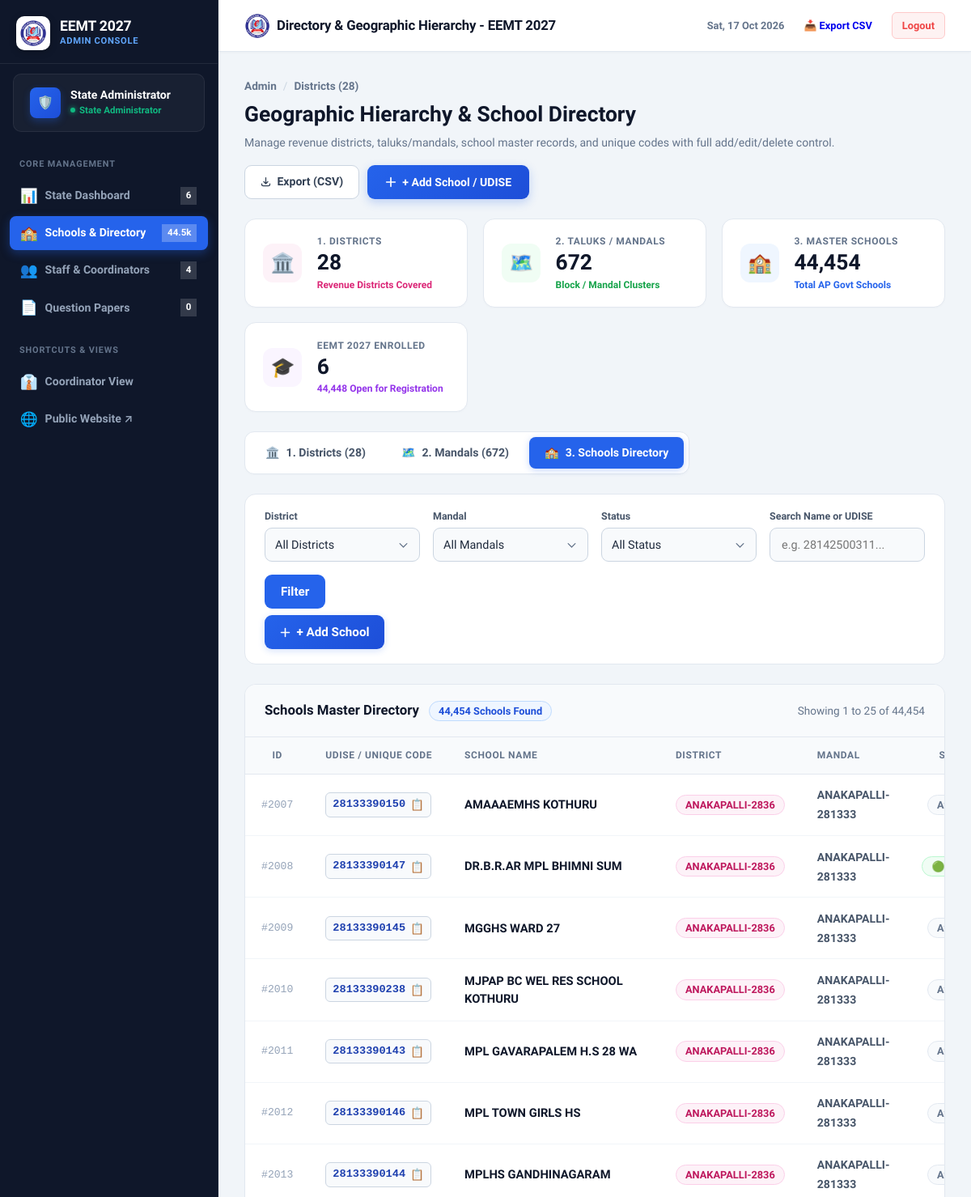
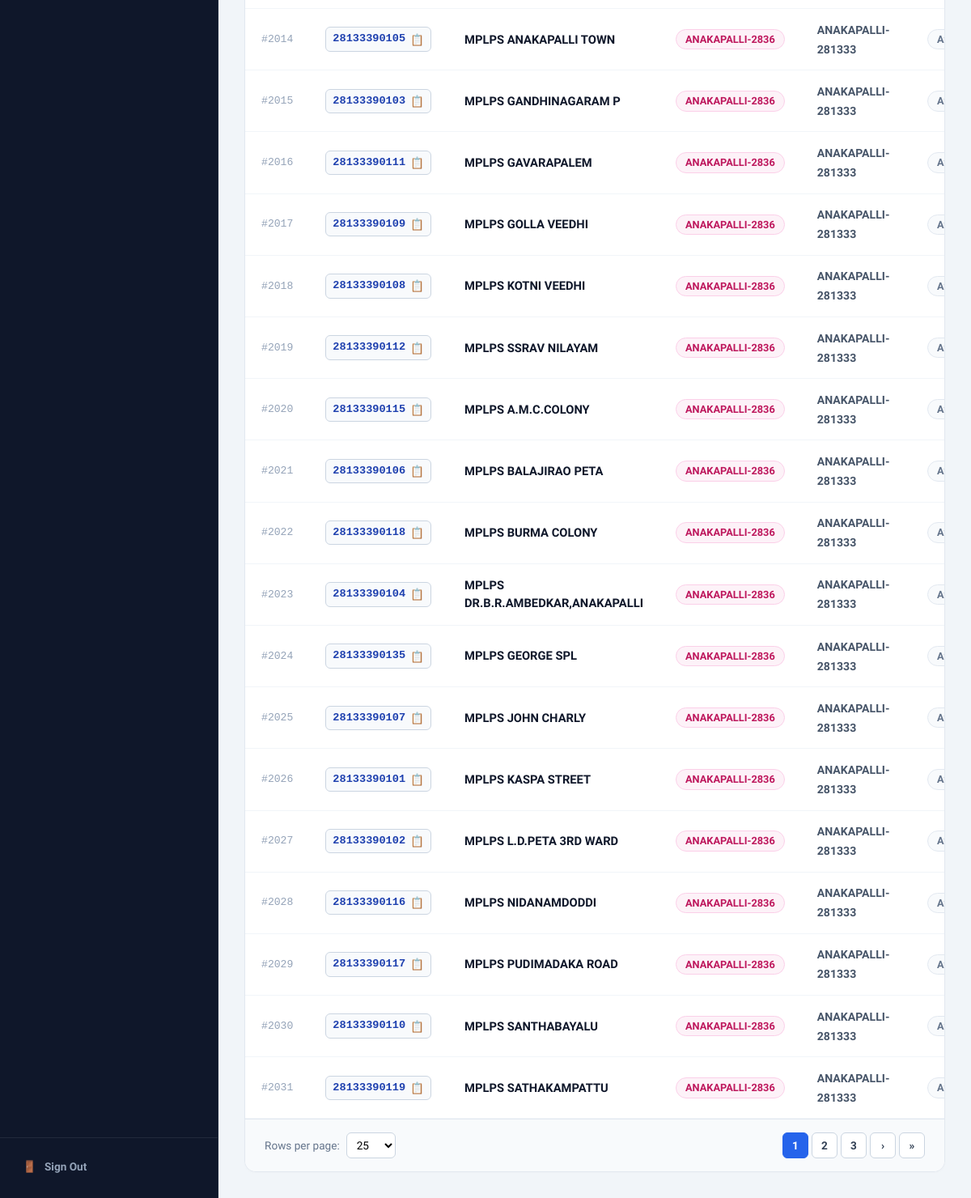
Page /admin/schools_master.php?view=schools (signed in) on the committed database (2 pictures, top to bottom).
### tables this page shows
CREATE TABLE schools_master (
    id INTEGER PRIMARY KEY AUTOINCREMENT,
    district TEXT NOT NULL,
    mandal TEXT NOT NULL,
    school_name TEXT NOT NULL,
    unique_code TEXT NOT NULL,
    is_registered INTEGER DEFAULT 0,
    created_at TEXT DEFAULT CURRENT_TIMESTAMP
);

### admin/schools_master.php (the view, shortened to what the rows shown need)
<?php
$pdo = getDB();
$view = $_GET['view'] ?? 'districts';
$reqPerPage = isset($_GET['per_page']) ? (int)$_GET['per_page'] : 25;
$perPage = in_array($reqPerPage, [15, 25, 50, 100, 250], true) ? $reqPerPage : 25;
require_once __DIR__ . '/includes/admin_header.php';
?>
<div style="display: flex; justify-content: space-between; align-items: flex-start; flex-wrap: wrap; gap: 1rem; margin-bottom: 1.5rem;">
    <div>
        <h1 style="font-size: 1.65rem; font-weight: 800; color: #0f172a; margin: 0 0 0.3rem 0;">
            Geographic Hierarchy &amp; School Directory
        </h1>
    </div>
</div>
<?php if ($view === 'districts'): ?>
    <?php
    $districtSearch = trim($_GET['search'] ?? '');
    $whereD = $districtSearch ? "WHERE district LIKE " . $pdo->quote("%$districtSearch%") : "WHERE district != ''";
    $dSql = "
        SELECT
            district,
            COUNT(DISTINCT mandal) AS total_mandals,
            COUNT(*) AS total_schools,
            SUM(CASE WHEN is_registered = 1 THEN 1 ELSE 0 END) AS registered_schools
        FROM schools_master
        {$whereD}
        GROUP BY district
        ORDER BY district ASC
    ";
    $districtsData = $pdo->query($dSql)->fetchAll(PDO::FETCH_ASSOC);
    ?>
    <div style="background: #ffffff; border: 1px solid #e2e8f0; border-radius: 14px; padding: 1.15rem 1.5rem; margin-bottom: 1.5rem; display: flex; justify-content: space-between; align-items: center; gap: 1rem; flex-wrap: wrap;">
        <form method="GET" action="schools_master.php" style="display: flex; gap: 10px; align-items: center; flex: 1; max-width: 500px;">
            <input type="hidden" name="view" value="districts">
            <input type="text" name="search" class="sm-input" placeholder="Search District by name..." value="<?php echo htmlspecialchars($districtSearch); ?>">
            <button type="submit" class="btn" style="background: #2563eb; color: white; border: none; padding: 0 1.25rem; height: 42px; font-weight: 700; border-radius: 9px; cursor: pointer; white-space: nowrap;">
                Search
            </button>
            <?php if ($districtSearch): ?>
                <a href="schools_master.php?view=districts" class="btn" style="background: #f1f5f9; color: #475569; border: 1.5px solid #cbd5e1; padding: 0 1rem; height: 42px; font-weight: 700; border-radius: 9px; text-decoration: none; display: inline-flex; align-items: center;">Reset</a>
            <?php endif; ?>
        </form>
        <div style="display: flex; align-items: center; gap: 12px; margin-left: auto;">
            <div style="font-size: 0.88rem; color: #64748b; font-weight: 600;">
                Showing <strong><?php echo count($districtsData); ?></strong> Revenue Districts
            </div>
            <button type="button" onclick="openAddDistrictModal()"
                    class="btn" style="background: linear-gradient(135deg, #2563eb, #1d4ed8); color: white; border: none; padding: 0 1.15rem; height: 42px; font-size: 0.88rem; font-weight: 700; border-radius: 9px; cursor: pointer; display: inline-flex; align-items: center; gap: 6px; white-space: nowrap; box-shadow: 0 2px 8px rgba(37,99,235,0.2);">
                <svg width="15" height="15" fill="none" stroke="currentColor" stroke-width="2.5" viewBox="0 0 24 24"><path stroke-linecap="round" stroke-linejoin="round" d="M12 4v16m8-8H4"/></svg>
                + Add District
            </button>
        </div>
    </div>
    <div class="data-table-wrapper">
        <div style="padding: 1.15rem 1.5rem; border-bottom: 1px solid #e2e8f0; background: #f8fafc; display: flex; justify-content: space-between; align-items: center;">
            <span style="font-weight: 800; color: #0f172a; font-size: 1.05rem;">Andhra Pradesh Revenue Districts (28)</span>
            <span style="font-size: 0.82rem; color: #64748b;">Click <strong>"View Mandals"</strong> to drill down into sub-district blocks</span>
        </div>
        <div style="overflow-x: auto;">
            <table style="width: 100%; border-collapse: collapse; text-align: left; margin: 0;">
                <thead class="data-table-head">
                    <tr>
                        <th style="width: 50px; text-align: center;">#</th>
                        <th>District Name</th>
                        <th style="width: 150px; text-align: center;">Total Mandals</th>
                        <th style="width: 150px; text-align: center;">Total Schools</th>
                        <th style="width: 160px; text-align: center;">Enrolled in EEMT</th>
                        <th style="width: 250px; text-align: right;">Actions</th>
                    </tr>
                </thead>
                <tbody>
                    <?php if (empty($districtsData)): ?>
                        <tr>
                            <td colspan="6" style="padding: 3rem 1.5rem; text-align: center; color: #64748b;">
                                <div style="font-size: 2rem;">🔍</div>
                                <div style="font-weight: 700; color: #1e293b; margin-top: 4px;">No districts matching "<?php echo htmlspecialchars($districtSearch); ?>"</div>
                            </td>
                        </tr>
                    <?php else: ?>
                        <?php $idx = 1; foreach ($districtsData as $d): ?>
                            <tr class="data-table-row">
                                <td style="text-align: center; color: #94a3b8; font-family: monospace; font-size: 0.82rem;"><?php echo $idx++; ?></td>
                                <td>
                                    <div style="font-weight: 800; color: #0f172a; font-size: 0.95rem;">
                                        <?php echo htmlspecialchars($d['district']); ?>
                                    </div>
                                </td>
                                <td style="text-align: center;">
                                    <span class="sm-pill sm-pill-green">
                                        🗺️ <?php echo number_format($d['total_mandals']); ?> Mandals
                                    </span>
                                </td>
                                <td style="text-align: center;">
                                    <span class="sm-pill sm-pill-blue">
                                        🏫 <?php echo number_format($d['total_schools']); ?> Schools
                                    </span>
                                </td>
                                <td style="text-align: center;">
                                    <?php if ((int)$d['registered_schools'] > 0): ?>
                                        <span class="sm-pill sm-pill-purple">
                                            🎓 <?php echo $d['registered_schools']; ?> Enrolled
                                        </span>
                                    <?php else: ?>
                                        <span class="sm-pill-gray">0</span>
                                    <?php endif; ?>
                                </td>
                                <td style="text-align: right;">
                                    <div class="sm-actions-flex">
                                        <a href="schools_master.php?view=mandals&district=<?php echo urlencode($d['district']); ?>" class="sm-btn-primary">
                                            🔍 View Mandals &rarr;
                                        </a>
                                        <button type="button" onclick="openEditDistrictModal('<?php echo htmlspecialchars(addslashes($d['district'])); ?>')" class="sm-btn-outline">
                                            ✏️ Rename
                                        </button>
                                        <form method="POST" action="schools_master.php" onsubmit="return confirm('WARNING: Are you sure you want to delete district <?php echo htmlspecialchars(addslashes($d['district'])); ?> and its schools?');">
                                            <input type="hidden" name="action" value="delete_district">
                                            <input type="hidden" name="district" value="<?php echo htmlspecialchars($d['district']); ?>">
                                            <button type="submit" class="sm-btn-danger" title="Delete District">
                                                🗑️
                                            </button>
                                        </form>
                                    </div>
                                </td>
                            </tr>
                        <?php endforeach; ?>
                    <?php endif; ?>
                </tbody>
            </table>
        </div>
    </div>
<?php else: ?>
    <?php
    $whereS = [];
    $paramsS = [];
    $whereSSql = !empty($whereS) ? "WHERE " . implode(' AND ', $whereS) : "";
    $countStmt = $pdo->prepare("SELECT COUNT(*) FROM schools_master {$whereSSql}");
    $countStmt->execute($paramsS);
    $totalFiltered = (int)$countStmt->fetchColumn();
    $totalPages = max(1, (int)ceil($totalFiltered / $perPage));
    $page = max(1, min($totalPages, (int)($_GET['page'] ?? 1)));
    $offset = ($page - 1) * $perPage;
    $q = "SELECT * FROM schools_master {$whereSSql} ORDER BY district ASC, mandal ASC, school_name ASC LIMIT :limit OFFSET :offset";
    $stmtS = $pdo->prepare($q);
    $stmtS->bindValue(':limit', $perPage, PDO::PARAM_INT);
    $stmtS->bindValue(':offset', $offset, PDO::PARAM_INT);
    $stmtS->execute();
    $schoolsData = $stmtS->fetchAll(PDO::FETCH_ASSOC);
    ?>
    <div class="data-table-wrapper">
        <div style="overflow-x: auto;">
            <table style="width: 100%; border-collapse: collapse; text-align: left; margin: 0;">
                <thead class="data-table-head">
                    <tr>
                        <th style="width: 50px; text-align: center;">ID</th>
                        <th style="width: 170px;">UDISE / Unique Code</th>
                        <th>School Name</th>
                        <th style="width: 170px;">District</th>
                        <th style="width: 170px;">Mandal</th>
                        <th style="width: 130px; text-align: center;">Status</th>
                    </tr>
                </thead>
                <tbody>
                    <?php if (empty($schoolsData)): ?>
                        <tr>
                            <td colspan="7" style="padding: 3rem 1.5rem; text-align: center; color: #64748b;">
                                <div style="font-size: 2rem;">🔍</div>
                                <div style="font-weight: 700; color: #1e293b; margin-top: 4px;">No schools found</div>
                            </td>
                        </tr>
                    <?php else: ?>
                        <?php foreach ($schoolsData as $s): ?>
                            <tr class="data-table-row">
                                <td style="text-align: center; color: #94a3b8; font-family: monospace; font-size: 0.82rem;">#<?php echo $s['id']; ?></td>
                                <td>
                                    <div style="display: inline-flex; align-items: center; gap: 6px; background: #f8fafc; border: 1px solid #cbd5e1; border-radius: 6px; padding: 4px 8px; white-space: nowrap;">
                                        <code style="font-family: ui-monospace, SFMono-Regular, monospace; font-size: 0.85rem; font-weight: 700; color: #1e40af;">
                                            <?php echo htmlspecialchars($s['unique_code']); ?>
                                        </code>
                                        <button type="button" onclick="navigator.clipboard.writeText('<?php echo htmlspecialchars($s['unique_code']); ?>'); this.innerText='✓'; setTimeout(() => this.innerText='📋', 1500);" title="Copy UDISE Code" style="background: none; border: none; cursor: pointer; font-size: 0.85rem; padding: 0; color: #64748b;">
                                            📋
                                        </button>
                                    </div>
                                </td>
                                <td>
                                    <div style="font-weight: 700; color: #0f172a; font-size: 0.92rem;">
                                        <?php echo htmlspecialchars($s['school_name']); ?>
                                    </div>
                                </td>
                                <td>
                                    <a href="schools_master.php?view=mandals&district=<?php echo urlencode($s['district']); ?>" style="text-decoration: none;">
                                        <span class="sm-pill sm-pill-pink">
                                            <?php echo htmlspecialchars($s['district']); ?>
                                        </span>
                                    </a>
                                </td>
                                <td>
                                    <a href="schools_master.php?view=schools&district=<?php echo urlencode($s['district']); ?>&mandal=<?php echo urlencode($s['mandal']); ?>" style="color: #475569; font-size: 0.88rem; font-weight: 700; text-decoration: none;">
                                        <?php echo htmlspecialchars($s['mandal']); ?>
                                    </a>
                                </td>
                                <td style="text-align: center;">
                                    <?php if ((int)$s['is_registered'] === 1): ?>
                                        <span class="sm-pill sm-pill-green">
                                            🟢 Enrolled
                                        </span>
                                    <?php else: ?>
                                        <span class="sm-pill" style="background: #f8fafc; color: #64748b; border: 1px solid #e2e8f0;">
                                            Available
                                        </span>
                                    <?php endif; ?>
                                </td>
                            </tr>
                        <?php endforeach; ?>
                    <?php endif; ?>
                </tbody>
            </table>
        </div>
    </div>
<?php endif; ?>
<?php require_once __DIR__ . '/includes/admin_footer.php'; ?>

### rows in the picture
schools_master: id "2007", unique_code "28133390150", school_name "AMAAAEMHS KOTHURU", district "ANAKAPALLI-2836", mandal "ANAKAPALLI-281333", is_registered "Available"
schools_master: id "2008", unique_code "28133390147", school_name "DR.B.R.AR MPL BHIMNI SUM", district "ANAKAPALLI-2836", mandal "ANAKAPALLI-281333"
schools_master: id "2009", unique_code "28133390145", school_name "MGGHS WARD 27", district "ANAKAPALLI-2836", mandal "ANAKAPALLI-281333", is_registered "Available"
schools_master: id "2010", unique_code "28133390238", school_name "MJPAP BC WEL RES SCHOOL KOTHURU", district "ANAKAPALLI-2836", mandal "ANAKAPALLI-281333", is_registered "Available"
schools_master: id "2011", unique_code "28133390143", school_name "MPL GAVARAPALEM H.S 28 WA", district "ANAKAPALLI-2836", mandal "ANAKAPALLI-281333", is_registered "Available"
schools_master: id "2012", unique_code "28133390146", school_name "MPL TOWN GIRLS HS", district "ANAKAPALLI-2836", mandal "ANAKAPALLI-281333", is_registered "Available"
schools_master: id "2013", unique_code "28133390144", school_name "MPLHS GANDHINAGARAM", district "ANAKAPALLI-2836", mandal "ANAKAPALLI-281333", is_registered "Available"
schools_master: id "2014", unique_code "28133390105", school_name "MPLPS ANAKAPALLI TOWN", district "ANAKAPALLI-2836", mandal "ANAKAPALLI-281333", is_registered "Available"
schools_master: id "2015", unique_code "28133390103", school_name "MPLPS GANDHINAGARAM P", district "ANAKAPALLI-2836", mandal "ANAKAPALLI-281333", is_registered "Available"
schools_master: id "2016", unique_code "28133390111", school_name "MPLPS GAVARAPALEM", district "ANAKAPALLI-2836", mandal "ANAKAPALLI-281333", is_registered "Available"
schools_master: id "2017", unique_code "28133390109", school_name "MPLPS GOLLA VEEDHI", district "ANAKAPALLI-2836", mandal "ANAKAPALLI-281333", is_registered "Available"
schools_master: id "2018", unique_code "28133390108", school_name "MPLPS KOTNI VEEDHI", district "ANAKAPALLI-2836", mandal "ANAKAPALLI-281333", is_registered "Available"
schools_master: id "2019", unique_code "28133390112", school_name "MPLPS SSRAV NILAYAM", district "ANAKAPALLI-2836", mandal "ANAKAPALLI-281333", is_registered "Available"
schools_master: id "2020", unique_code "28133390115", school_name "MPLPS A.M.C.COLONY", district "ANAKAPALLI-2836", mandal "ANAKAPALLI-281333", is_registered "Available"
schools_master: id "2021", unique_code "28133390106", school_name "MPLPS BALAJIRAO PETA", district "ANAKAPALLI-2836", mandal "ANAKAPALLI-281333", is_registered "Available"
schools_master: id "2022", unique_code "28133390118", school_name "MPLPS BURMA COLONY", district "ANAKAPALLI-2836", mandal "ANAKAPALLI-281333", is_registered "Available"
schools_master: id "2023", unique_code "28133390104", school_name "MPLPS DR.B.R.AMBEDKAR,ANAKAPALLI", district "ANAKAPALLI-2836", mandal "ANAKAPALLI-281333", is_registered "Available"
schools_master: id "2024", unique_code "28133390135", school_name "MPLPS GEORGE SPL", district "ANAKAPALLI-2836", mandal "ANAKAPALLI-281333", is_registered "Available"
schools_master: id "2025", unique_code "28133390107", school_name "MPLPS JOHN CHARLY", district "ANAKAPALLI-2836", mandal "ANAKAPALLI-281333", is_registered "Available"
schools_master: id "2026", unique_code "28133390101", school_name "MPLPS KASPA STREET", district "ANAKAPALLI-2836", mandal "ANAKAPALLI-281333", is_registered "Available"
schools_master: id "2027", unique_code "28133390102", school_name "MPLPS L.D.PETA 3RD WARD", district "ANAKAPALLI-2836", mandal "ANAKAPALLI-281333", is_registered "Available"
schools_master: id "2028", unique_code "28133390116", school_name "MPLPS NIDANAMDODDI", district "ANAKAPALLI-2836", mandal "ANAKAPALLI-281333", is_registered "Available"
schools_master: id "2029", unique_code "28133390117", school_name "MPLPS PUDIMADAKA ROAD", district "ANAKAPALLI-2836", mandal "ANAKAPALLI-281333", is_registered "Available"
schools_master: id "2030", unique_code "28133390110", school_name "MPLPS SANTHABAYALU", district "ANAKAPALLI-2836", mandal "ANAKAPALLI-281333", is_registered "Available"
schools_master: id "2031", unique_code "28133390119", school_name "MPLPS SATHAKAMPATTU", district "ANAKAPALLI-2836", mandal "ANAKAPALLI-281333", is_registered "Available"

### other values in the picture
$user['name'] "State Administrator"
$totalSchoolsBadge "6"
$totalMasterBadge "44.5k"
$totalStaffBadge "4"
$totalPapersBadge "0"
$pageTitle "Directory & Geographic Hierarchy - EEMT 2027"
$totalDistrictsCount "28"
$totalMandalsCount "672"
$totalMasterSchools "44,454"
$totalRegisteredSchools "6"
$totalMasterSchools - $totalRegisteredSchools "44,448"
$totalFiltered "44,454"
$offset + 1 "1"
min($offset + $perPage, $totalFiltered) "25"
form field value "25"
